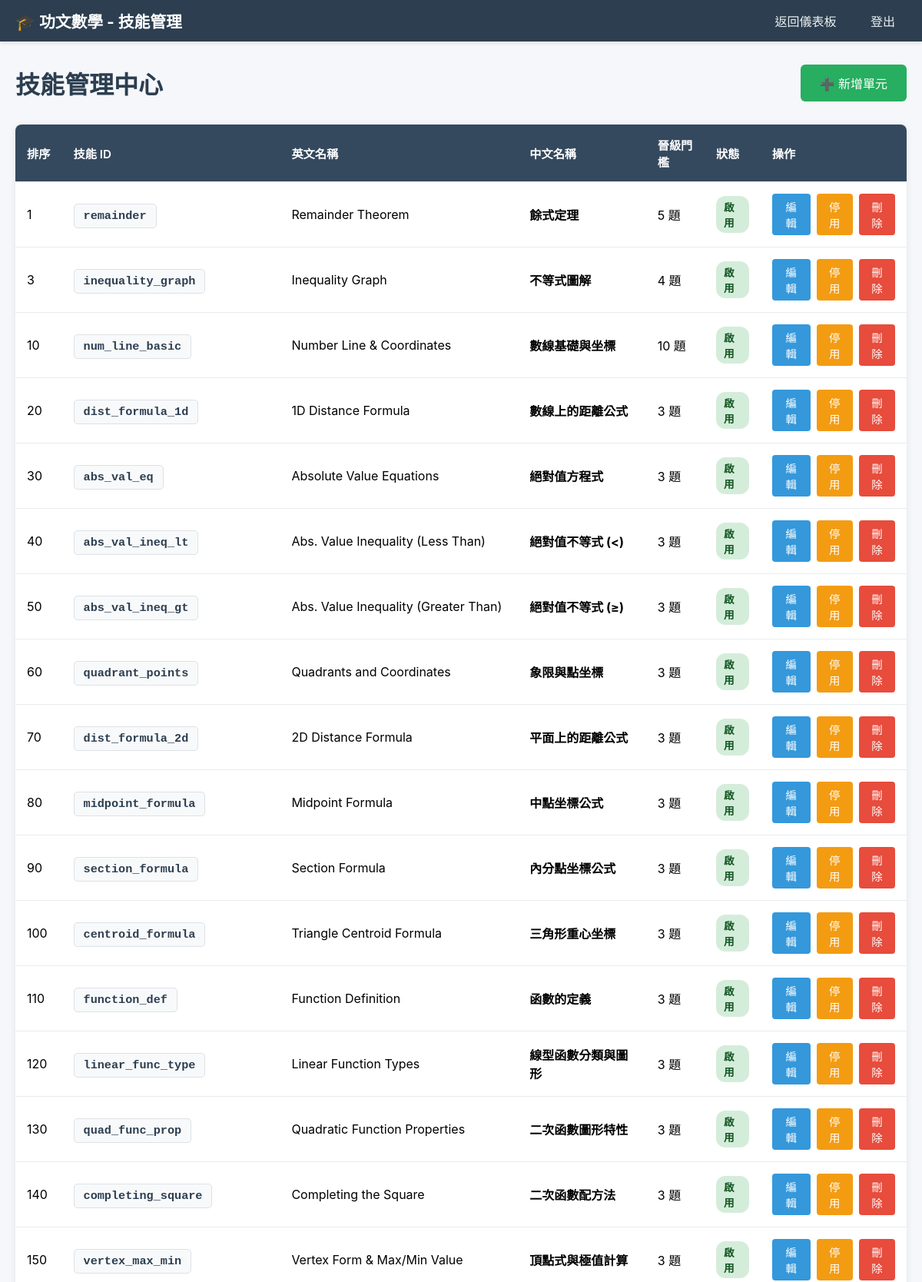
Page /admin/skills (signed in, upper part) on the committed database.
### tables this page shows
CREATE TABLE skills_info (
            skill_id TEXT PRIMARY KEY,
            skill_en_name TEXT NOT NULL,
            skill_ch_name TEXT NOT NULL,
            description TEXT NOT NULL,
            gemini_prompt TEXT NOT NULL,
            consecutive_correct_required INTEGER DEFAULT 10,
            is_active BOOLEAN DEFAULT TRUE,
            order_index INTEGER DEFAULT 0
        );

### app.py (the view)
@app.route('/admin/skills')
@login_required
def admin_skills():
    conn = sqlite3.connect('users.db')
    c = conn.cursor()
    c.execute('''
        SELECT skill_id, skill_en_name, skill_ch_name, description,
               gemini_prompt, consecutive_correct_required, is_active, order_index
        FROM skills_info
        ORDER BY order_index, skill_id
    ''')
    skills = c.fetchall()
    conn.close()
    skills_list = [{
        'skill_id': row[0],
        'skill_en_name': row[1],
        'skill_ch_name': row[2],
        'description': row[3],
        'gemini_prompt': row[4],
        'consecutive_correct_required': row[5],
        'is_active': row[6],
        'order_index': row[7]
    } for row in skills]
    return render_template('admin_skills.html', skills=skills_list, username=current_user.username)

### app.py (called while the page is built)
@login_manager.user_loader
def load_user(user_id):
    conn = sqlite3.connect('users.db')
    c = conn.cursor()
    c.execute("SELECT id, username FROM users WHERE id = ?", (user_id,))
    row = c.fetchone()
    conn.close()
    if row:
        return User(row[0], row[1])
    return None

### templates/admin_skills.html (shortened to what this page needs)
<!DOCTYPE html>
<html lang="zh-Hant">
<head>
</head>
<body>
    <div class="navbar">
        <div class="logo">🎓 功文數學 - 技能管理</div>
        <div>
            <a href="{{ url_for('dashboard') }}">返回儀表板</a>
            <a href="{{ url_for('logout') }}">登出</a>
        </div>
    </div>
    <div class="container">
        <div class="header">
            <h1>技能管理中心</h1>
            <button class="btn-add" onclick="openAddModal()">➕ 新增單元</button>
        </div>
        {% if skills %}
        <div class="skills-table">
            <table>
                <thead>
                    <tr>
                        <th>排序</th>
                        <th>技能 ID</th>
                        <th>英文名稱</th>
                        <th>中文名稱</th>
                        <th>晉級門檻</th>
                        <th>狀態</th>
                        <th>操作</th>
                    </tr>
                </thead>
                <tbody>
                    {% for skill in skills %}
                    <tr>
                        <td>{{ skill.order_index }}</td>
                        <td><code>{{ skill.skill_id }}</code></td>
                        <td>{{ skill.skill_en_name }}</td>
                        <td><strong>{{ skill.skill_ch_name }}</strong></td>
                        <td>{{ skill.consecutive_correct_required }} 題</td>
                        <td>
                            <span class="status-badge status-{{ 'active' if skill.is_active else 'inactive' }}">
                                {{ '啟用' if skill.is_active else '停用' }}
                            </span>
                        </td>
                        <td>
                            <div class="btn-group">
                                <button class="btn btn-edit" onclick='openEditModal({{ skill | tojson }})'>編輯</button>
                                <form method="POST" action="{{ url_for('admin_toggle_skill', skill_id=skill.skill_id) }}" style="display: inline;">
                                    <button type="submit" class="btn btn-toggle">
                                        {{ '停用' if skill.is_active else '啟用' }}
                                    </button>
                                </form>
                                <form method="POST" action="{{ url_for('admin_delete_skill', skill_id=skill.skill_id) }}"
                                      onsubmit="return confirm('確定要刪除「{{ skill.skill_ch_name }}」嗎？此操作無法復原！')"
                                      style="display: inline;">
                                    <button type="submit" class="btn btn-delete">刪除</button>
                                </form>
                            </div>
                        </td>
                    </tr>
                    {% endfor %}
                </tbody>
            </table>
        </div>
        {% else %}
        <div class="empty-state">
            <h3>目前沒有任何技能</h3>
            <p>點擊右上角「新增技能」按鈕開始建立練習主題</p>
        </div>
        {% endif %}
    </div>
</body>
</html>

### templates/admin_skills.html (style rules this page uses)
* { margin: 0; padding: 0; box-sizing: border-box; }
body { font-family: -apple-system, BlinkMacSystemFont, "Segoe UI", Roboto, Arial, sans-serif; background: #f5f7fa; min-height: 100vh; }
.navbar { background: #2c3e50; color: white; padding: 12px 20px; display: flex; justify-content: space-between; align-items: center; box-shadow: 0 2px 5px rgba(0,0,0,0.1); }
.navbar .logo { font-weight: bold; font-size: 1.3em; }
.navbar a { color: #ecf0f1; text-decoration: none; padding: 8px 15px; border-radius: 4px; transition: background 0.2s; margin-left: 10px; }
.container { max-width: 1200px; margin: 30px auto; padding: 0 20px; }
.header { display: flex; justify-content: space-between; align-items: center; margin-bottom: 30px; }
.header h1 { color: #2c3e50; }
.btn-add { background: #27ae60; color: white; padding: 12px 25px; border: none; border-radius: 6px; cursor: pointer; font-size: 1em; transition: background 0.2s; }
.skills-table { background: white; border-radius: 8px; box-shadow: 0 2px 10px rgba(0,0,0,0.08); overflow: hidden; }
table { width: 100%; border-collapse: collapse; }
thead { background: #34495e; color: white; }
th, td { padding: 15px; text-align: left; border-bottom: 1px solid #e9ecef; }
th { font-weight: 600; font-size: 0.95em; }
td code { background: #f8f9fa; padding: 6px 12px; border-radius: 5px; font-family: 'Courier New', Consolas, monospace; font-size: 0.95em; font-weight: 600; color: #2c3e50; border: 1px solid #dee2e6; }
.status-badge { display: inline-block; padding: 4px 10px; border-radius: 12px; font-size: 0.85em; font-weight: 600; }
.status-active { background: #d4edda; color: #155724; }
.btn-group { display: flex; gap: 8px; }
.btn { padding: 6px 12px; border: none; border-radius: 4px; cursor: pointer; font-size: 0.9em; transition: all 0.2s; }
.btn-edit { background: #3498db; color: white; }
.btn-toggle { background: #f39c12; color: white; }
.btn-delete { background: #e74c3c; color: white; }

### rows in the picture
skills_info: order_index "1", skill_id "remainder", skill_en_name "Remainder Theorem", skill_ch_name "餘式定理", consecutive_correct_required "5", is_active "啟用", is_active "停用"
skills_info: order_index "3", skill_id "inequality_graph", skill_en_name "Inequality Graph", skill_ch_name "不等式圖解", consecutive_correct_required "4", is_active "啟用", is_active "停用"
skills_info: order_index "10", skill_id "num_line_basic", skill_en_name "Number Line & Coordinates", skill_ch_name "數線基礎與坐標", consecutive_correct_required "10", is_active "啟用", is_active "停用"
skills_info: order_index "20", skill_id "dist_formula_1d", skill_en_name "1D Distance Formula", skill_ch_name "數線上的距離公式", consecutive_correct_required "3", is_active "啟用", is_active "停用"
skills_info: order_index "30", skill_id "abs_val_eq", skill_en_name "Absolute Value Equations", skill_ch_name "絕對值方程式", consecutive_correct_required "3", is_active "啟用", is_active "停用"
skills_info: order_index "40", skill_id "abs_val_ineq_lt", skill_en_name "Abs. Value Inequality (Less Than)", skill_ch_name "絕對值不等式 (<)", consecutive_correct_required "3", is_active "啟用", is_active "停用"
skills_info: order_index "50", skill_id "abs_val_ineq_gt", skill_en_name "Abs. Value Inequality (Greater Than)", skill_ch_name "絕對值不等式 (≥)", consecutive_correct_required "3", is_active "啟用", is_active "停用"
skills_info: order_index "60", skill_id "quadrant_points", skill_en_name "Quadrants and Coordinates", skill_ch_name "象限與點坐標", consecutive_correct_required "3", is_active "啟用", is_active "停用"
skills_info: order_index "70", skill_id "dist_formula_2d", skill_en_name "2D Distance Formula", skill_ch_name "平面上的距離公式", consecutive_correct_required "3", is_active "啟用", is_active "停用"
skills_info: order_index "80", skill_id "midpoint_formula", skill_en_name "Midpoint Formula", skill_ch_name "中點坐標公式", consecutive_correct_required "3", is_active "啟用", is_active "停用"
skills_info: order_index "90", skill_id "section_formula", skill_en_name "Section Formula", skill_ch_name "內分點坐標公式", consecutive_correct_required "3", is_active "啟用", is_active "停用"
skills_info: order_index "100", skill_id "centroid_formula", skill_en_name "Triangle Centroid Formula", skill_ch_name "三角形重心坐標", consecutive_correct_required "3", is_active "啟用", is_active "停用"
skills_info: order_index "110", skill_id "function_def", skill_en_name "Function Definition", skill_ch_name "函數的定義", consecutive_correct_required "3", is_active "啟用", is_active "停用"
skills_info: order_index "120", skill_id "linear_func_type", skill_en_name "Linear Function Types", skill_ch_name "線型函數分類與圖形", consecutive_correct_required "3", is_active "啟用", is_active "停用"
skills_info: order_index "130", skill_id "quad_func_prop", skill_en_name "Quadratic Function Properties", skill_ch_name "二次函數圖形特性", consecutive_correct_required "3", is_active "啟用", is_active "停用"
skills_info: order_index "140", skill_id "completing_square", skill_en_name "Completing the Square", skill_ch_name "二次函數配方法", consecutive_correct_required "3", is_active "啟用", is_active "停用"
skills_info: order_index "150", skill_id "vertex_max_min", skill_en_name "Vertex Form & Max/Min Value", skill_ch_name "頂點式與極值計算", consecutive_correct_required "3", is_active "啟用", is_active "停用"
